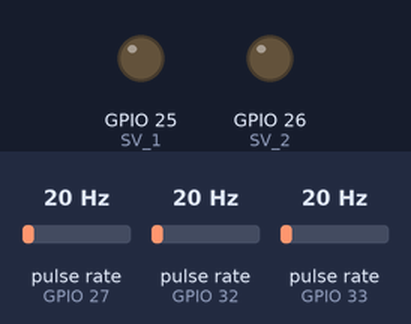
A sketch run on a simulated ESP32. On the bench: output pins drawn as LEDs (lit = HIGH). Wiring (inferred from the names in the program): 3 × pulse sensor: data GPIO 27 / data GPIO 32 / data GPIO 33. Dashed ring = blinking. Inputs (shaded band) come from the test bench; at power-on: pulse rate (sensors on GPIO 32, GPIO 33, GPIO 27) 20 Hz. WiFi joins after 1.5 s; servers stay silent unless stated; what the sketch prints to the serial monitor is not drawn.

Above: at 2.7 s.
2.8 s: pulse rate (sensor on GPIO 32) set to 50 Hz
At 3.35 s:
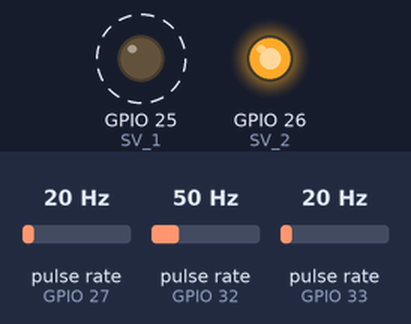
5.8 s: pulse rate (sensor on GPIO 33) set to 196 Hz
At 6.29 s:
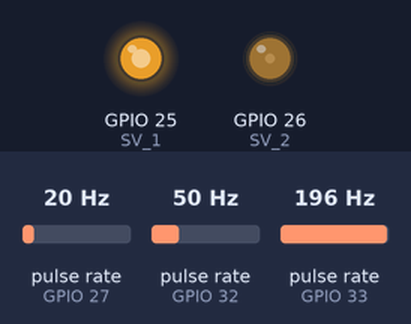
8.8 s: pulse rate (sensor on GPIO 32) set to 100 Hz
At 9.33 s:
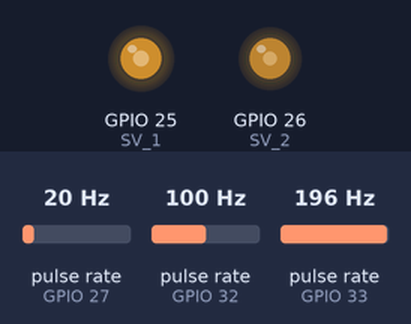
11.8 s: pulse rate (sensor on GPIO 33) set to 50 Hz
14.8 s: pulse rate (sensor on GPIO 32) set to 4 Hz
17.8 s: pulse rate (sensor on GPIO 32) set to 196 Hz
At 18.57 s:
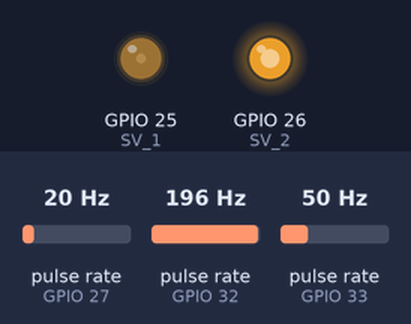
Timing chart, 0 to 21.8 s (numbered marks = the images above; inputs shaded):
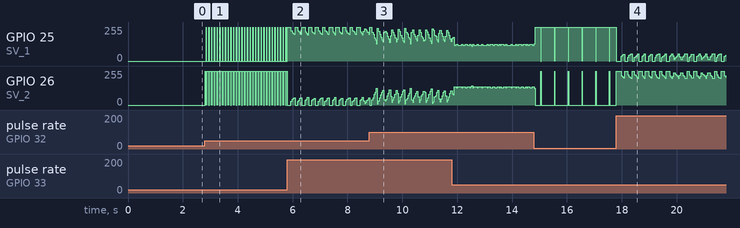

Measured:
- after the input at 2.8 s, GPIO 25 (SV_1): alternates 255/255 for 0.01 s and 0/255 for 0.09 s, starting after 0.05 s; GPIO 26 (SV_2): 0/255 → 255/255 at once, then repeats every 0.10 s: 0/255 0.01 s, 255/255 0.09 s

The sketch:

faucet_solenoid_valve.ino
```cpp
#include <HTTPClient.h>
#include <WiFi.h>
//서버 주소입력
const char* Host = "http://wmsadmin.co.kr/";

#define SV_1 25         //B-1A
#define SV_2 26         //B-1B
#define IR_1 32         //적외선센서 들올 때
#define IR_2 33         //적외선센서 나갈 때
#define SENSOR 27
#define TIMER 30000
#define SOAP 5000
#define COOLTIME 35000

bool sendHTTPData(String);
String getHTTPData(String, int);

int rinse = 0;

bool sendtrigger = false;

long currentMillis = 0;   //1초를 측정하기 위한 현제 millis
long previousMillis = 0;  //1초를 측정하기 위한 과거 millis
int interval = 1000;      //현제 millis와 과거 millis의 차이값 1초
int value = 0;
String String_Value = "";

volatile bool solstate = 0;           // 솔 벨브 상태
volatile unsigned long solMillis;   // Mode 1&2의 시작을 감지하는 변수
volatile unsigned long timerMillis; // Mode3를 감지하는 변수
volatile int Mode = 0;              //비누 대기상태[시작, 5초 이내, 쿨타임 이내]

volatile byte pulseCount;             //유량센서 펄스가 들어올때 마다 증가되는 변수
volatile unsigned int flowMilliLiters;    //1초에 들어오는 유량
volatile unsigned long totalMilliLiters;  //유량 총합
float flowRate;                       // 1에 가까운 수(1000ms / millis()로 측정된 1초) x 1초에 들어오는 펄스 값 / 보정계수
float calibrationFactor = 4.5;        // 보정계수
byte pulse1Sec = 0;                   // 1초에 들어오는 펄스 값

void IRAM_ATTR IRsignal_1();
void IRAM_ATTR IRsignal_2();

void pulseCounter()   //유량센서 인터럽트 함수 (펄스값만 증가)
{
  pulseCount++;
}

void setup() {
  // Set pin mode
  //본인의 와이파이 주소 입력

  WiFi.begin("wifi id", "wifi pw");

  while(WiFi.status() != WL_CONNECTED) {
    delay(500);
    Serial.print(" . ");
  }
  Serial.println("WIFI OK");
  pinMode(IR_1, INPUT);
  pinMode(IR_2, INPUT);
  pinMode(SV_1, OUTPUT);
  pinMode(SV_2, OUTPUT);
  pinMode(SENSOR, INPUT_PULLUP);
  pulseCount = 0;
  flowRate = 0.0;
  flowMilliLiters = 0;
  totalMilliLiters = 0;
  previousMillis = 0;
  attachInterrupt(digitalPinToInterrupt(IR_1), IRsignal_1, RISING);
  attachInterrupt(digitalPinToInterrupt(IR_2), IRsignal_2, RISING);
  attachInterrupt(digitalPinToInterrupt(SENSOR), pulseCounter, FALLING);
  digitalWrite(SV_1, LOW);
  digitalWrite(SV_2, LOW);
  Serial.begin(115200);

}
void loop() {
  currentMillis = millis();
  if(currentMillis - previousMillis > interval){
    pulse1Sec = pulseCount;
    pulseCount = 0;
    flowRate = ((1000.0 / (millis() - previousMillis)) * pulse1Sec) / calibrationFactor;
    previousMillis = millis();
    flowMilliLiters = (flowRate / 60)*1000;
    totalMilliLiters += flowMilliLiters;
    //유량센서 데이터시트 기반으로 계산된 펄스값과 계산된 흐른 물의 총량
    Serial.print("Flow rate : ");
    Serial.print(int(flowRate));
    Serial.print("L/min");
    Serial.print("\t");
    Serial.print("Output Liquid Quantity: ");
    Serial.print(totalMilliLiters);
    Serial.println("mL / ");
    Serial.print("Mode : ");
    Serial.println(Mode);
  }
  if(sendtrigger){
    solvalveonoff(0);
    value = totalMilliLiters;
    String_Value = String(value)+",1";
    String Path = "testwater_recieve?id=" + String_Value;
    sendHTTPData(Path); // 서버에 값 보내는 함수
    Serial.println("=================send================");
    totalMilliLiters = 0;
    sendtrigger = false;
    rinse = 0;
   }
  SolvalveStep();
}
void IRAM_ATTR IRsignal_1(){
  solstate = 1;
  // solscan 이 1일 때만 체크
  if(Mode == 0) solMillis = millis(); // 최초 감지 시간을 체크
}
void IRAM_ATTR IRsignal_2(){
  solstate = 0;
}
void SolvalveStep() {

  switch(Mode)
  {
    case 0: // 감지되면 Mode -> 1

        if(solstate) Mode = 1;
        digitalWrite(SV_1, LOW);
        digitalWrite(SV_2, LOW);
      break;
    case 1: // 5초 이내의 경우 원하는데로 제어가능
      if(millis() - solMillis <= SOAP) solvalveonoff(solstate);
      else // 5초가 지나면 자동으로 꺼짐
      {
        solvalveonoff(0);
        Mode = 2;
        solstate = 0;
      }
      break;
    case 2: // 5초 이후 30초 이내에 원하는데로 제어 가능 / 30초가 지나면 Mode -> 3
      if(millis() - solMillis <= COOLTIME)
      {
        solvalveonoff(solstate);
      }
      else {
        Mode = 3;
        timerMillis = millis(); // 30 피크에 대한 최초 시간을 체크
      }
      break;
    case 3: // 대기하다가 출수 후 정지하면 Mode ->0
      if(millis() - timerMillis <= TIMER) //행굼 대기
      {
        if(solstate == true){             //이미 헹구고 있거나 출수가 시작되면 헹굼모드로 변경
          solvalveonoff(solstate);
          rinse = 1;
          }
        else if(rinse == 1){          //행굼모드일때 다 헹구고 가면 Mode = 0
          solvalveonoff(solstate);
          if(solstate == 0){
            solvalveonoff(0);
            Mode = 0;
            sendtrigger = true;
            }
          }
      }
      else if(millis() - timerMillis > TIMER){  //헹굼 대기 상태가 만료되면 Mode = 0
        Mode = 0;
        solvalveonoff(0);
        sendtrigger = true;
      }
      break;
  }
}

void solvalveonoff(bool state){
  digitalWrite(SV_1, !state);
  digitalWrite(SV_2, state);
}
bool sendHTTPData(String raw)
{
  if (WiFi.status() != WL_CONNECTED) return false;
  bool result = false;
  HTTPClient http;
  String Path = Host + raw;
  http.begin(Path.c_str());
  int httpResponseCode = http.GET();
  if (httpResponseCode > 0) result = true;
  http.end();
  return result;
}
//solenoidvalve_flowsensor_IRAM
```
